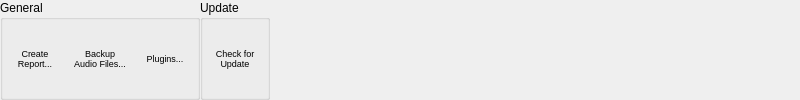
  <widget class="QWidget" name="extrasTab">
   <attribute name="title">
    <string>E&amp;xtras</string>
   </attribute>
   <layout class="QHBoxLayout" name="horizontalLayout_14">
    <property name="spacing">
     <number>0</number>
    </property>
    <property name="leftMargin">
     <number>0</number>
    </property>
    <property name="topMargin">
     <number>0</number>
    </property>
    <property name="rightMargin">
     <number>0</number>
    </property>
    <property name="bottomMargin">
     <number>0</number>
    </property>
    <item>
     <widget class="QGroupBox" name="groupBox_10">
      <property name="minimumSize">
       <size>
        <width>0</width>
        <height>0</height>
       </size>
      </property>
      <property name="title">
       <string>General</string>
      </property>
      <layout class="QHBoxLayout" name="horizontalLayout_13">
       <property name="spacing">
        <number>0</number>
       </property>
       <property name="leftMargin">
        <number>0</number>
       </property>
       <property name="topMargin">
        <number>0</number>
       </property>
       <property name="rightMargin">
        <number>0</number>
       </property>
       <property name="bottomMargin">
        <number>0</number>
       </property>
       <item>
        <widget class="QToolButton" name="reportBtn">
         <property name="sizePolicy">
          <sizepolicy hsizetype="Preferred" vsizetype="Preferred">
           <horstretch>0</horstretch>
           <verstretch>0</verstretch>
          </sizepolicy>
         </property>
         <property name="minimumSize">
          <size>
           <width>64</width>
           <height>0</height>
          </size>
         </property>
         <property name="font">
          <font>
           <pointsize>7</pointsize>
          </font>
         </property>
         <property name="toolTip">
          <string>Export informative lists of your song database.</string>
         </property>
         <property name="text">
          <string>Create
Report...</string>
         </property>
         <property name="icon">
          <iconset resource="../resources/UltraStar-Manager.qrc">
           <normaloff>:/control/report.png</normaloff>:/control/report.png</iconset>
         </property>
         <property name="toolButtonStyle">
          <enum>Qt::ToolButtonTextUnderIcon</enum>
         </property>
         <property name="autoRaise">
          <bool>true</bool>
         </property>
        </widget>
       </item>
       <item>
        <widget class="QToolButton" name="backupAudioBtn">
         <property name="sizePolicy">
          <sizepolicy hsizetype="Preferred" vsizetype="Preferred">
           <horstretch>0</horstretch>
           <verstretch>0</verstretch>
          </sizepolicy>
         </property>
         <property name="minimumSize">
          <size>
           <width>64</width>
           <height>0</height>
          </size>
         </property>
         <property name="font">
          <font>
           <pointsize>7</pointsize>
          </font>
         </property>
         <property name="toolTip">
          <string>Copy all audio files to a secure place.</string>
         </property>
         <property name="text">
          <string>Backup
Audio Files...</string>
         </property>
         <property name="icon">
          <iconset resource="../resources/UltraStar-Manager.qrc">
           <normaloff>:/types/music.png</normaloff>:/types/music.png</iconset>
         </property>
         <property name="toolButtonStyle">
          <enum>Qt::ToolButtonTextUnderIcon</enum>
         </property>
         <property name="autoRaise">
          <bool>true</bool>
         </property>
        </widget>
       </item>
       <item>
        <widget class="QToolButton" name="pluginsBtn">
         <property name="sizePolicy">
          <sizepolicy hsizetype="Preferred" vsizetype="Preferred">
           <horstretch>0</horstretch>
           <verstretch>0</verstretch>
          </sizepolicy>
         </property>
         <property name="minimumSize">
          <size>
           <width>64</width>
           <height>0</height>
          </size>
         </property>
         <property name="font">
          <font>
           <pointsize>7</pointsize>
          </font>
         </property>
         <property name="toolTip">
          <string>See and reload all plugins.</string>
         </property>
         <property name="text">
          <string>Plugins...</string>
         </property>
         <property name="icon">
          <iconset resource="../resources/UltraStar-Manager.qrc">
           <normaloff>:/control/plugin.png</normaloff>:/control/plugin.png</iconset>
         </property>
         <property name="toolButtonStyle">
          <enum>Qt::ToolButtonTextUnderIcon</enum>
         </property>
         <property name="autoRaise">
          <bool>true</bool>
         </property>
        </widget>
       </item>
      </layout>
     </widget>
    </item>
    <item>
     <widget class="QGroupBox" name="groupBox_13">
      <property name="minimumSize">
       <size>
        <width>0</width>
        <height>0</height>
       </size>
      </property>
      <property name="title">
       <string>Update</string>
      </property>
      <layout class="QHBoxLayout" name="horizontalLayout_18">
       <property name="spacing">
        <number>0</number>
       </property>
       <property name="leftMargin">
        <number>0</number>
       </property>
       <property name="topMargin">
        <number>0</number>
       </property>
       <property name="rightMargin">
        <number>0</number>
       </property>
       <property name="bottomMargin">
        <number>0</number>
       </property>
       <item>
        <widget class="QToolButton" name="checkForUpdateBtn">
         <property name="sizePolicy">
          <sizepolicy hsizetype="Preferred" vsizetype="Preferred">
           <horstretch>0</horstretch>
           <verstretch>0</verstretch>
          </sizepolicy>
         </property>
         <property name="minimumSize">
          <size>
           <width>64</width>
           <height>0</height>
          </size>
         </property>
         <property name="font">
          <font>
           <pointsize>7</pointsize>
          </font>
         </property>
         <property name="toolTip">
          <string>Check for Update. Internet connection required.</string>
         </property>
         <property name="text">
          <string>Check for
Update</string>
         </property>
         <property name="icon">
          <iconset resource="../resources/UltraStar-Manager.qrc">
           <normaloff>:/control/check_for_update.png</normaloff>:/control/check_for_update.png</iconset>
         </property>
         <property name="toolButtonStyle">
          <enum>Qt::ToolButtonTextUnderIcon</enum>
         </property>
         <property name="autoRaise">
          <bool>true</bool>
         </property>
        </widget>
       </item>
      </layout>
     </widget>
    </item>
    <item>
     <spacer name="horizontalSpacer_4">
      <property name="orientation">
       <enum>Qt::Horizontal</enum>
      </property>
      <property name="sizeHint" stdset="0">
       <size>
        <width>530</width>
        <height>20</height>
       </size>
      </property>
     </spacer>
    </item>
   </layout>
  </widget>
